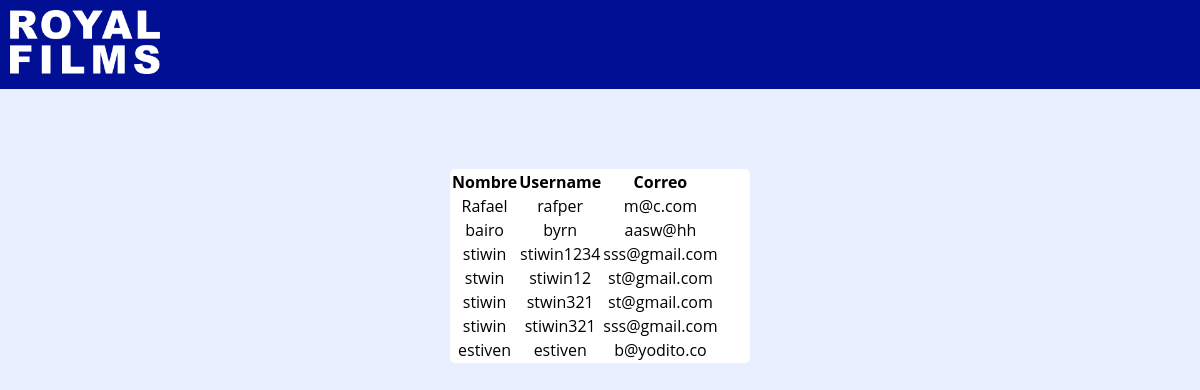
The app's page /usuario_listar, older data.
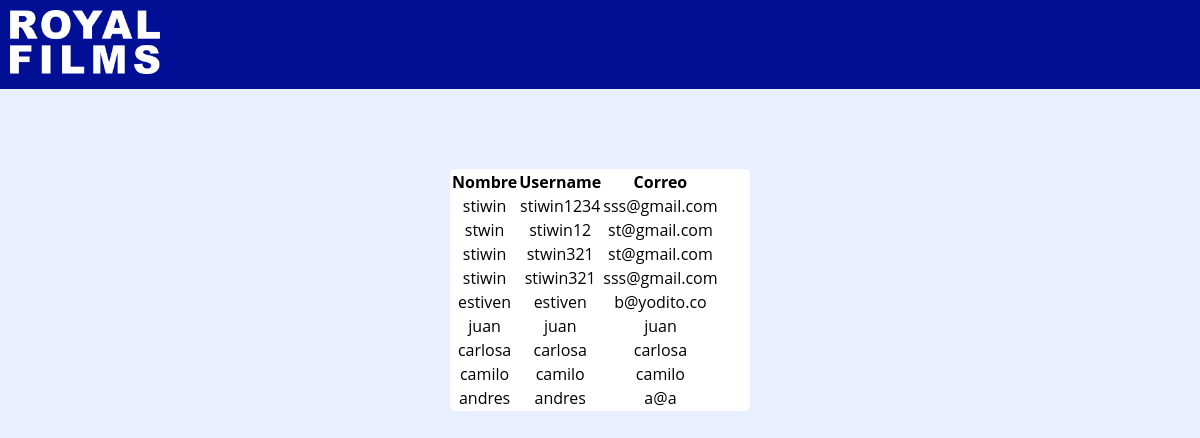
The same page, newer data.
### tables this page shows
CREATE TABLE usuario (id INTEGER PRIMARY KEY AUTOINCREMENT, nombre VARCHAR NOT NULL, username VARCHAR NOT NULL UNIQUE, password VARCHAR NOT NULL, correo VARCHAR NOT NULL);

### app.py (the view)
@app.route("/usuario_listar", methods=["GET", "POST"])
def usuario_listar():
    with sqlite3.connect("cine.db") as con:
        con.row_factory = sqlite3.Row  # Lista de diccionario
        cur = con.cursor()
        cur.execute("SELECT * FROM usuario")
        rows = cur.fetchall()
        return render_template("lista-usuarios.html", rows=rows)

### templates/lista-usuarios.html (shortened to what this page needs)
{% extends "base.html" %}
{% block content %}
<div class="centrado1">
    <table>
    <thead>
        <tr>
            <th>Nombre</th>
            <th>Username</th>
            <th>Correo</th>
        </tr>
    </thead>
    <tbody>
        {% for usu in rows %}
        <tr>
            <td>{{ usu["nombre"] }}</td>
            <td>{{ usu["username"] }}</td>
            <td>{{ usu["correo"] }}</td>
        </tr>
        {% endfor %}
    </tbody>
</table>
</div>
{% endblock %}

### templates/base.html (shortened to what this page needs)
<!DOCTYPE html>
<html lang="es">
<body>
    <header class="enca">
        <div>
            <a href="#">
                <img class="bo" src="static/images/LOGOBLANCO.png" alt="Logo BLANCO">
            </a>
        </div>
    </header>
    {% block content %} {% endblock %}
</body>
</html>
<link rel="stylesheet" href="{{ url_for('static',filename='css/estilos.css')}}">
<link rel="stylesheet" href="{{ url_for('static',filename='css/nicepage.css')}}">

### static/css/estilos.css (style rules this page uses)
body, html { width: 100%; height: 100%; margin: 0; }
.enca { width: 100%; background-color: rgb(0, 15, 148); }
.bo { width:150px ; margin: 10px; }
.centrado1 { margin-left: -40px; width: 200px; height: 30px; border-radius: 5px; -webkit-border-radius: 5px; -moz-border-radius: 5px; -ms-border-radius: 5px; -o-border-radius: 5px; background-color: rgb(255, 255, 255); border: 3px ; text-align: center; width: 300px; height: auto; position: relative; margin: 80px auto; }
body { background-color: rgb(232, 240, 255); }
* { margin: 0; padding: 0; box-sizing: border-box; font-family: 'Open Sans', sans-serif; }

Row changes from the older to the newer data that the page shows:
removed usuario: nombre "Rafael", username "rafper", correo "m@c.com"
removed usuario: nombre "bairo", username "byrn", correo "aasw@hh"
added usuario: nombre "juan", username "juan", correo "juan"
added usuario: nombre "carlosa", username "carlosa", correo "carlosa"
added usuario: nombre "camilo", username "camilo", correo "camilo"
added usuario: nombre "andres", username "andres", correo "a@a"
